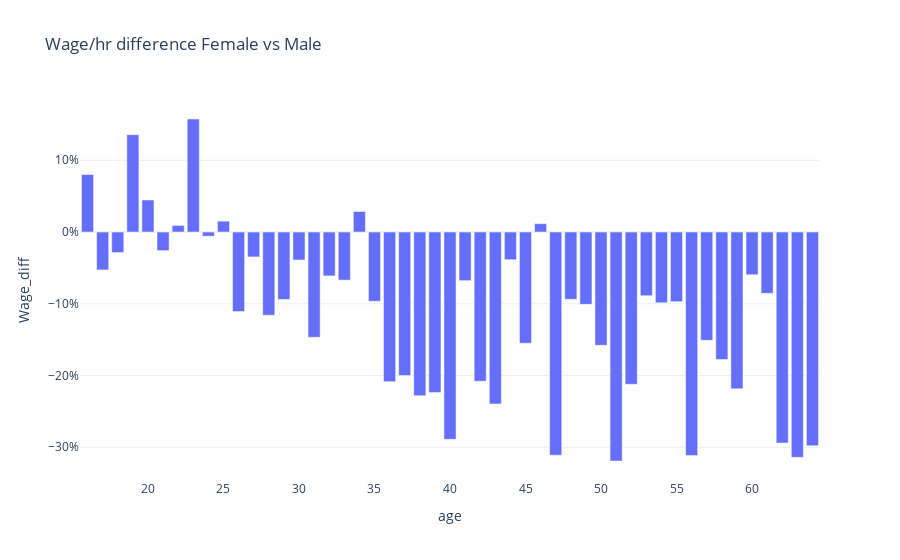

Notebook code for this chart:
### Code cell
cps_comp1 = cps_occ1.groupby(["age"]).mean()
cps_comp2 = cps_occ2.groupby(["age"]).mean()
cps_comp = pd.merge(cps_comp1, cps_comp2, on = "age")
cps_comp = cps_comp.assign(Wage_diff = (cps_comp2["wage_hr"] / cps_comp1["wage_hr"])-1)
fig = px.bar(cps_comp, x = cps_comp.index, y = "Wage_diff", title = 'Wage/hr difference Female vs Male')
fig.layout.yaxis.tickformat = ',.0%'
fig.show()

# GRAPH 1

### Figure 1 — Plotly figure (JSON) as saved in the notebook; plotly's stock layout.template omitted (floating-point values rounded to 4 significant figures)
{"data": [{"alignmentgroup": "True", "hovertemplate": "age=%{x}<br>Wage_diff=%{y}<extra></extra>", "legendgroup": "", "marker": {"color": "#636efa", "pattern": {"shape": ""}}, "name": "", "offsetgroup": "", "orientation": "v", "showlegend": false, "textposition": "auto", "type": "bar", "x": [16, 17, 18, 19, 20, 21, 22, 23, 24, 25, 26, 27, 28, 29, 30, 31, 32, 33, 34, 35, 36, 37, 38, 39, 40, 41, 42, 43, 44, 45, 46, 47, 48, 49, 50, 51, 52, 53, 54, 55, 56, 57, 58, 59, 60, 61, 62, 63, 64], "xaxis": "x", "y": [0.08015, -0.05282, -0.02866, 0.1357, 0.04467, -0.02592, 0.009236, 0.1575, -0.005816, 0.01517, -0.1109, -0.0347, -0.1158, -0.09391, -0.03895, -0.1467, -0.06116, -0.06702, 0.02863, -0.09639, -0.2085, -0.1999, -0.2283, -0.2237, -0.2889, -0.06777, -0.2078, -0.2395, -0.03861, -0.155, 0.01159, -0.311, -0.09375, -0.1008, -0.1579, -0.3191, -0.2122, -0.08879, -0.09868, -0.097, -0.3113, -0.1509, -0.1777, -0.2185, -0.05958, -0.08537, -0.294, -0.314, -0.298], "yaxis": "y"}], "layout": {"barmode": "relative", "legend": {"tracegroupgap": 0}, "title": {"text": "Wage/hr difference Female vs Male"}, "xaxis": {"anchor": "y", "domain": [0, 1], "title": {"text": "age"}}, "yaxis": {"anchor": "x", "domain": [0, 1], "tickformat": ",.0%", "title": {"text": "Wage_diff"}}}}
